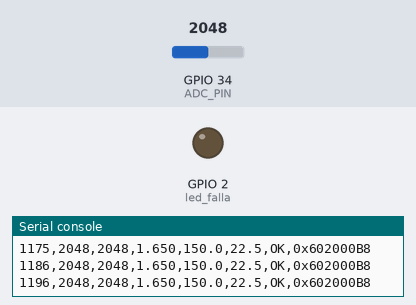
Recording of a program running on a simulated ESP32 board running MicroPython. Shown: output pins drawn as LEDs (lit = HIGH), the last lines printed to the serial console. The inputs (shaded band) are chosen by the test bench; at power-on: GPIO 34 (ADC_PIN) = 2048 (analog values on the 0–4095 scale).

Above: at 1.2 s.
1.3 s: GPIO 34 (ADC_PIN) set to 87
2.8 s: GPIO 34 (ADC_PIN) set to 72
At 3.1 s:
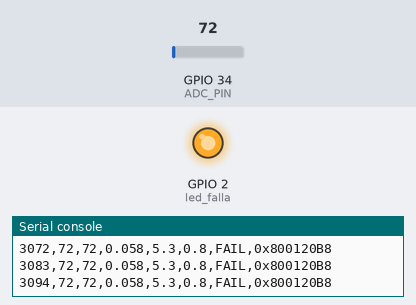
Timing chart, 0 to 5.8 s (numbered marks = the images above; inputs shaded):
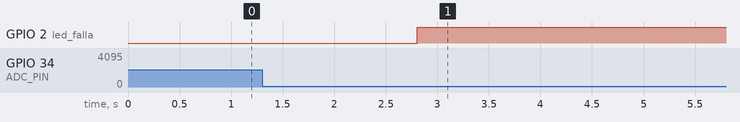

Measured:
- the behaviour switches between 81 and 80 on GPIO 34 (ADC_PIN) (found by bisection; images 0 and 1)
- after the input at 2.8 s, GPIO 2 (led_falla): LOW → HIGH at once

The program:

main.py
```python
# P2: Sistema de Adquisición Analógica con Codificación ARINC 429
# Plataforma: ESP32 + MicroPython
#
# Funcionalidad completa (4 casos + sistema integrado):
#   Caso 1 - ADC + Media Móvil: Lee potenciómetro en GPIO34, filtra ruido con
#            media móvil (N=8), convierte a voltaje y ángulo del sensor.
#   Caso 2 - Indicador de Flaps: Mapea el voltaje a posición de flaps (0-45°).
#            Genera alerta si se supera el umbral de sobre-extensión (>40°).
#   Caso 3 - ARINC 429 BNR: Empaqueta el valor ADC en una palabra de 32 bits
#            con Label 270 (octal), datos BNR, SSM y paridad impar.
#   Caso 4 - Falla de Sensor: Detecta valores fuera de rango (circuito abierto)
#            y actualiza la SSM a Failure Warning (00). Enciende LED indicador.
#
# Salida CSV (compatible con tools/live_plot.py):
#   t_ms,raw,avg,voltage_v,angle_deg,flap_deg,ssm,arinc_hex
#   0,2048,2048,1.650,150.0,22.5,OK,0x6008C0B8
#   10,2052,2050,1.653,150.2,22.5,OK,0x6008D0B8
#
# Uso:
#   1. Conecta el sensor como en assets/wiring.mmd (VCC->3V3, GND->GND, Wiper->GPIO34).
#   2. Sube con Pymakr (config en pymakr.conf). Observa la consola serial.
#   3. Para gráficas en tiempo real:
#        python tools/live_plot.py --port COM3 --baud 115200 --y voltage_v
#   4. Para graficar CSV exportado ver docs/oscilograma.md.

try:
    from machine import ADC, Pin
    from time import ticks_ms, ticks_diff, sleep_ms
except ImportError:  # editor/PC: polyfills para análisis estático
    class Pin:
        IN = 1; OUT = 2; PULL_UP = 3
        def __init__(self, *a, **kw): pass
        def value(self, v=None): return 0

    class ADC:
        ATTN_11DB = 3
        WIDTH_12BIT = 3
        def __init__(self, *a, **kw): pass
        def atten(self, v=None): pass
        def width(self, v=None): pass
        def read(self): return 0

    import time as _time
    def ticks_ms(): return int(_time.time() * 1000)
    def ticks_diff(a, b): return a - b
    def sleep_ms(ms): pass

# ------------ Parámetros de adquisición (Caso 1) ------------
ADC_PIN = 34              # GPIO34 (entrada analógica solo-entrada)
FS_HZ = 100               # Frecuencia de muestreo en Hz
MA_WINDOW = 8             # Ventana de media móvil (N muestras)
VREF = 3.3                # Voltaje de referencia (aprox con ATTN_11DB)
ADC_MAX = 4095            # 12 bits -> 0..4095
ANGLE_MAX_DEG = 300       # Rango angular del potenciómetro (ajustable)

# ------------ Parámetros de flaps (Caso 2) ------------
FLAP_MAX_DEG = 45.0       # Deflexión máxima de flaps
FLAP_ALERT_DEG = 40.0     # Umbral de alerta por sobre-extensión

# ------------ Parámetros ARINC 429 (Caso 3) ------------
ARINC_LABEL = 270         # Label octal ARINC 429 para posición de flaps

# ------------ Parámetros de detección de falla (Caso 4) ------------
UMBRAL_MIN = int(ADC_MAX * 0.02)   # ~82  (sensor desconectado bajo)
UMBRAL_MAX = int(ADC_MAX * 0.98)   # ~4013 (sensor desconectado alto)
LED_PIN = 2               # GPIO2 = LED onboard (indicador de falla)

# ------------ Configuración de hardware ------------
adc = ADC(Pin(ADC_PIN))
adc.atten(ADC.ATTN_11DB)      # rango ~0-3.3V (teórico hasta ~3.6V)
adc.width(ADC.WIDTH_12BIT)    # 12 bits

try:
    led_falla = Pin(LED_PIN, Pin.OUT)
    led_falla.value(0)
except Exception:
    led_falla = None

# ============================================================
# Caso 1: Utilidades de conversión y filtrado
# ============================================================

def raw_to_voltage(raw: int) -> float:
    """Convierte lectura ADC cruda a voltaje (0-3.3V)."""
    return (raw / ADC_MAX) * VREF


def voltage_to_angle(voltage: float) -> float:
    """Mapeo lineal 0..VREF -> 0..ANGLE_MAX_DEG (ángulo del potenciómetro)."""
    if voltage <= 0:
        return 0.0
    if voltage >= VREF:
        return float(ANGLE_MAX_DEG)
    return (voltage / VREF) * ANGLE_MAX_DEG


class MovingAverage:
    """Filtro de media móvil de N muestras para estabilizar la lectura ADC."""
    def __init__(self, size: int):
        self.size = max(1, int(size))
        self.buf = [0] * self.size
        self.sum = 0
        self.idx = 0
        self.count = 0

    def add(self, x: int) -> int:
        old = self.buf[self.idx]
        self.sum -= old
        self.buf[self.idx] = x
        self.sum += x
        self.idx = (self.idx + 1) % self.size
        if self.count < self.size:
            self.count += 1
        return self.sum // self.count


# ============================================================
# Caso 2: Indicador de posición de flaps
# ============================================================

def voltage_to_flap(voltage: float) -> float:
    """Mapeo lineal 0..VREF -> 0..FLAP_MAX_DEG (posición de flaps)."""
    if voltage <= 0:
        return 0.0
    if voltage >= VREF:
        return FLAP_MAX_DEG
    return (voltage / VREF) * FLAP_MAX_DEG


# ============================================================
# Caso 3: Codificación ARINC 429 BNR (Label 270)
# ============================================================

def generar_palabra_arinc(label_oct: int, dato_adc: int, ssm: int = 0b11) -> int:
    """Construye una palabra ARINC 429 de 32 bits (formato BNR).

    Estructura de bits (LSB=1):
      Bits  1-8 : Label (etiqueta en octal, ej. 270_8 = 0xB8)
      Bits  9-10: SDI (Source/Destination Identifier, 00 por defecto)
      Bits 11-29: Data (19 bits, valor BNR)
      Bits 30-31: SSM (Sign/Status Matrix)
      Bit  32   : Paridad impar

    Args:
        label_oct: Etiqueta en octal (ej. 270)
        dato_adc:  Valor ADC (0-4095 para 12 bits)
        ssm:       0b11=Normal Operation, 0b00=Failure Warning,
                   0b01=No Computed Data, 0b10=Functional Test

    Returns:
        Palabra de 32 bits como entero.
    """
    label_int = int(str(label_oct), 8)
    trama = (ssm << 29) | (dato_adc << 10) | label_int

    # Paridad impar: total de '1' en los 32 bits debe ser impar
    if bin(trama).count('1') % 2 == 0:
        trama |= (1 << 31)
    return trama


# ============================================================
# Caso 4: Detección de falla de sensor
# ============================================================

def detectar_falla(raw: int) -> int:
    """Evalúa si el sensor está dentro del rango válido.

    Si el potenciómetro se desconecta, el pin ADC queda flotante y lee
    valores erráticos (cercanos a 0 o ADC_MAX). Un margen del 2% en
    cada extremo filtra estas condiciones.

    Returns:
        0b11 (Normal Operation) o 0b00 (Failure Warning).
    """
    if raw < UMBRAL_MIN or raw > UMBRAL_MAX:
        return 0b00   # Failure Warning
    return 0b11       # Normal Operation


# ============================================================
# Loop principal — Sistema integrado
# ============================================================

def main():
    period_ms = max(1, int(1000 / FS_HZ))
    ma = MovingAverage(MA_WINDOW)

    # Cabecera CSV extendida (compatible con tools/live_plot.py)
    print("t_ms,raw,avg,voltage_v,angle_deg,flap_deg,ssm,arinc_hex")

    t0 = ticks_ms()
    try:
        while True:
            t = ticks_diff(ticks_ms(), t0)
            raw = adc.read()
            avg = ma.add(raw)
            v = raw_to_voltage(avg)
            ang = voltage_to_angle(v)

            # Caso 2: Posición de flaps
            flap = voltage_to_flap(v)

            # Caso 4: Detección de falla
            ssm = detectar_falla(raw)

            # LED indicador de falla
            if led_falla:
                led_falla.value(1 if ssm == 0b00 else 0)

            # Caso 3: Codificación ARINC 429
            word = generar_palabra_arinc(ARINC_LABEL, avg, ssm)

            # Salida CSV con todos los datos
            ssm_str = "OK" if ssm == 0b11 else "FAIL"
            print("{},{},{},{:.3f},{:.1f},{:.1f},{},0x{:08X}".format(
                t, raw, avg, v, ang, flap, ssm_str, word))

            sleep_ms(period_ms)
    except KeyboardInterrupt:
        if led_falla:
            led_falla.value(0)
        print("\n[INFO] Adquisición detenida por el usuario.")


if __name__ == "__main__":
    main()
```

boot.py
```python
# boot.py - P2 ESP32 MicroPython
# Mantiene la estructura/metodología de P1.
# Este archivo se ejecuta al arrancar.

# (Opcional) Aquí puedes configurar periféricos globales, desactivar WiFi
# para reducir ruido en mediciones, etc. Mantener mínimo por simplicidad.

try:
    import esp
    esp.osdebug(None)  # Silencia logs de debug del sistema
except Exception:
    pass

print("[BOOT] ESP32 listo para P2 (ADC)")
```
